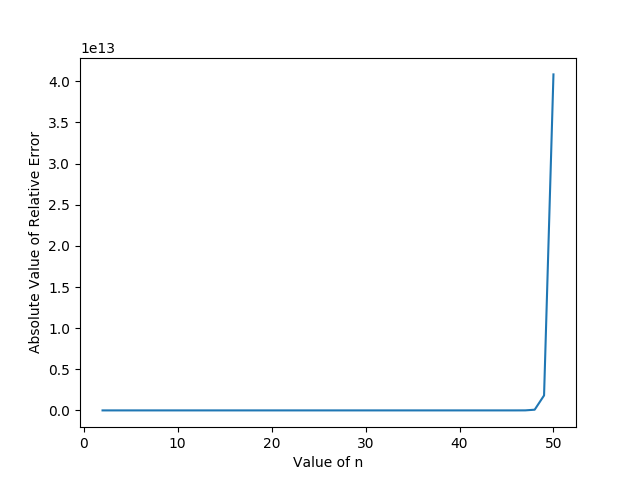

Generate this figure with Python:


from __future__ import division
import pandas as pd
import numpy as np
import scipy as sp
import matplotlib.pyplot as plt
import numpy.linalg as npla
import scipy.linalg as spla
import scipy.special



# Code may print some warnings due to pandas in Python2. 
# These warning are benign. Verigy here: https://stackoverflow.com/questions/40845304/runtimewarning-numpy-dtype-size-changed-may-indicate-binary-incompatibility



z = 20




J_0 = scipy.special.jv(0, z)
J_1 = scipy.special.jv(1, z)





bessel_val_by_rec = [J_0, J_1]





for i in range(2, 51):
    
    J_i = ( ( ( ( 2 * ( i - 1 ) ) / z ) * bessel_val_by_rec[i - 1] ) - bessel_val_by_rec[i - 2] )

    bessel_val_by_rec.append(J_i)





bessel_val_by_func = [scipy.special.jv(i, z) for i in range(0, 51)]





relative_err = []
for i in range(2, 51):
    relative_err.append((bessel_val_by_rec[i] - bessel_val_by_func[i])/bessel_val_by_func[i])

# Again, just printing magnitude of the Relative Error
# Comment this value to print just the ratio
relative_err = [abs(i) for i in relative_err]





df = pd.DataFrame({"n" : [i for i in range(2, 51)], "From Function" : bessel_val_by_func[2:], "From Recurrence" : bessel_val_by_rec[2:], "Relative Error" : relative_err}, columns=["n", "From Function", "From Recurrence", "Relative Error"])
print(df.to_string(index_names=False))







plt.xlabel("Value of n")
plt.ylabel("Absolute Value of Relative Error")
plt.plot( np.arange(2, 51), relative_err)
plt.savefig("problem_3b.png")
# Uncomment to show plot
# plt.show()

